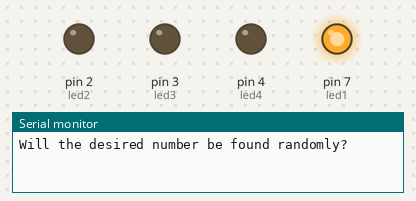
The sketch below on a simulated Arduino Uno, built with avr-gcc and run on an emulated ATmega328P. On the bench: output pins drawn as LEDs (lit = HIGH), the last lines printed to the serial monitor. Random numbers use the default seed unless the sketch sets one.

Above: at 7.9 s.
At 37.73 s:
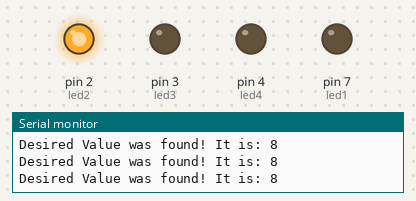
Timing chart, 0 to 39.6 s (numbered marks = the images above):
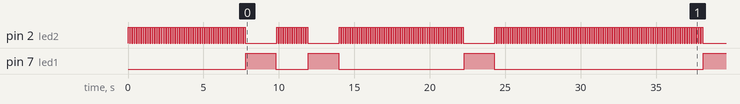

Measured:
- by itself, pin 7 (led1): goes HIGH 2.0 s, LOW 2.2 s, HIGH 2.0 s, LOW 8.3 s, HIGH 2.0 s, LOW 13.9 s, then HIGH

The sketch:

NEEDLE_IN_A_HAYSTACK.ino
```cpp
// blink one led and alternate

int led1 = 7; //global vars which are the leds
int led2 = 2;
int led3 = 3;
int led4 = 4;
int randNumber;
int desiredValue = 8;

int onDelay = 2000; //how long the light will be on
int offDelay = 50; // how long the light will be off

void setup() {
  pinMode(led1, OUTPUT);
  pinMode(led2, OUTPUT);
  pinMode(led3, OUTPUT);
  pinMode(led4, OUTPUT);
  Serial.begin(9600);
  Serial.println("Will the desired number be found randomly?");

}


void loop() {
  randNumber = random(0, 100);


  if(randNumber == desiredValue) {

      digitalWrite(led1, HIGH);   // turn the LED on (HIGH is the voltage level)
      digitalWrite(led2, LOW);
      digitalWrite(led3, LOW);
      digitalWrite(led4, LOW);
      delay(onDelay);

      Serial.print("Desired Value was found! It is: ");
      Serial.println(desiredValue); //tells user that the desired value is found!

      digitalWrite(led1, LOW);   // turn the LEDs off
      digitalWrite(led2, LOW);
      digitalWrite(led3, LOW);
      digitalWrite(led4, LOW);
      delay(offDelay);


  } else {
      if(randNumber != desiredValue) {
        digitalWrite(led1, LOW);    // turn the LED off by making the voltage LOW
        digitalWrite(led2, HIGH);
        digitalWrite(led3, LOW);
        digitalWrite(led4, LOW);
        delay(100);

        digitalWrite(led1, LOW);   // turn the LEDs off
        digitalWrite(led2, LOW);
        digitalWrite(led3, LOW);
        digitalWrite(led4, LOW);
        delay(offDelay);
}
  }


}
```
